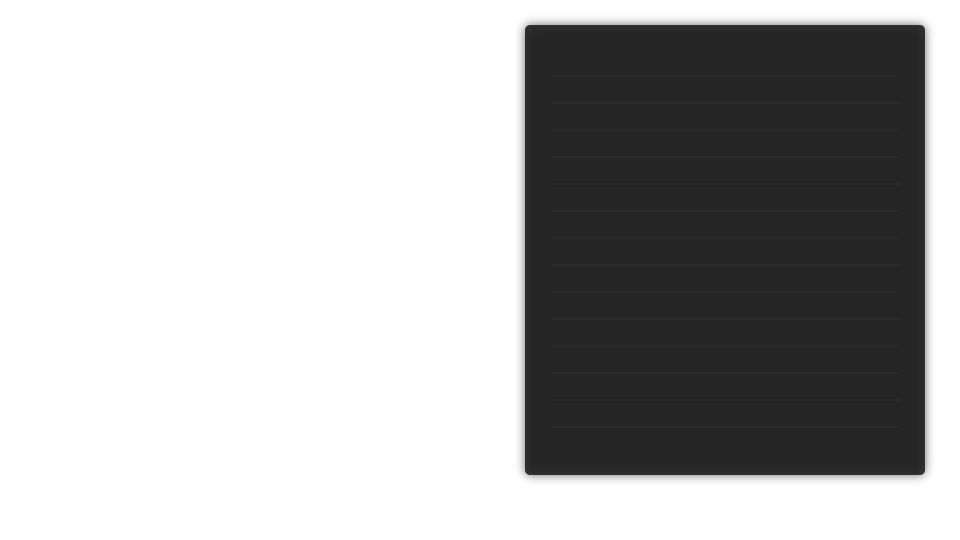
#> input picture _inc/other/gamelist-panel-dark.png, 1920 x 1080 px (shown at 1/2 size); its folder holds 3 pictures in this run
$ python make_gamelist_panels.py
#> lines starting #> are read from the running program, lines starting #| are printed output that depends on the picture
#!/usr/bin/env python3
"""Generate the game list panel images for every supported number of rows.

The game list panel ("gamelist-panel-<scheme>.png") has the row separators baked in. They match a
text list of 15 rows, so the number of rows cannot change without redrawing them. This script takes
that panel as the master image, erases its separators and draws new ones for each supported number
of rows, in both the default layout and the swapped one ("Game List Position" set to "Left"):

  - _inc/other/gamelist-rows/<rows>/gamelist-panel-<scheme>.png       (list on the right)
  - _inc/other/gamelist-rows/<rows>/gamelist-panel-<scheme>-left.png  (shifted -960 px)

The separators are placed on the row boundaries of the "gamelist" text list (see
"gamelist-textlist.xml"): it starts at y = 0.09 and is 0.7519 high, relative to the screen height.

Run it again whenever the master panels change, or when a value is added to GAMELIST_ROWS (which
must be kept in sync with the "gamelist-rows" subset in "theme-config.xml").
"""
from pathlib import Path

from PIL import Image

OTHER = Path(__file__).parent.parent / "_inc" / "other"
OUTPUT = OTHER / "gamelist-rows"
WIDTH, HEIGHT = 1920, 1080
SCHEMES = ("dark", "light")
# Odd numbers only: the text list centers the selected row, so even numbers would show half rows.
GAMELIST_ROWS = (7, 9, 11, 13, 15, 17, 19, 21)

# Geometry of the "gamelist" text list, in pixels of the 1920x1080 panel.
LIST_TOP = 0.09 * HEIGHT
LIST_HEIGHT = 0.7519 * HEIGHT
# Horizontal extent and thickness of the separators drawn in the master panel.
SEPARATOR_LEFT, SEPARATOR_RIGHT = 1104, 1799
SEPARATOR_THICKNESS = 2
# Column used to find the separators of the master panel, and range of rows where they are.
PROBE_X = SEPARATOR_LEFT
PROBE_TOP, PROBE_BOTTOM = int(LIST_TOP) + 5, int(LIST_TOP + LIST_HEIGHT) + 5


def find_separator_rows(img: Image.Image) -> tuple[list[int], tuple, tuple]:
    """Return the rows covered by separators, the panel color and the separator color."""
    background = img.getpixel((PROBE_X, PROBE_TOP))
    rows = [y for y in range(PROBE_TOP, PROBE_BOTTOM) if img.getpixel((PROBE_X, y)) != background]
    if not rows:
        raise ValueError("no separator found in the master panel")
    return rows, background, img.getpixel((PROBE_X, rows[0]))


def fill_rows(img: Image.Image, rows: list[int], color: tuple) -> None:
    """Paint the given rows of the separators area with a solid color."""
    for y in rows:
        img.paste(color, (SEPARATOR_LEFT, y, SEPARATOR_RIGHT, y + 1))


def separator_rows(rows_count: int) -> list[int]:
    """Return the pixel rows of the separators between the rows of the list."""
    row_height = LIST_HEIGHT / rows_count
    rows = []
    for index in range(1, rows_count):
        top = round(LIST_TOP + index * row_height)
        rows.extend(range(top, top + SEPARATOR_THICKNESS))
    return rows


def shift_left(img: Image.Image) -> Image.Image:
    """Move the panel to the left half of the screen."""
    dx = WIDTH // 2
    if img.crop((0, 0, dx, HEIGHT)).getchannel("A").getbbox() is not None:
        raise ValueError("panel content would be cut off by the shift")
    out = Image.new("RGBA", (WIDTH, HEIGHT), (0, 0, 0, 0))
    out.paste(img, (-dx, 0))
    return out


def main() -> None:
    """Generate the panels of every color scheme and number of rows."""
    for scheme in SCHEMES:
        master = Image.open(OTHER / f"gamelist-panel-{scheme}.png").convert("RGBA")
#> master is the input picture: PIL image 1920x1080 RGBA; mean R, G, B, A 8.9, 8.9, 8.9, 84.2
        old_rows, background, separator = find_separator_rows(master)
#> in find_separator_rows, `background = img.getpixel((PROBE_X, PROBE_TOP))`: background = (24, 24, 24, 240)
#> in find_separator_rows, `rows = [y for y in range(PROBE_TOP, PROBE_BOTTOM) if img.getpixel((PRO..`: rows = 28 values from 151 to 854
#> old_rows = 28 values from 151 to 854; background = (24, 24, 24, 240); separator = (37, 37, 37, 243)
        blank = master.copy()
        fill_rows(blank, old_rows, background)
#> the loop in fill_rows, `for y in rows:` made 28 passes
#> y on passes 1 to 12: 151, 152, 205, 206, 259, 260, 313, 314, 367, 368, 421, 422
        for rows_count in GAMELIST_ROWS:
            panel = blank.copy()
            fill_rows(panel, separator_rows(rows_count), separator)
            folder = OUTPUT / str(rows_count)
            folder.mkdir(parents=True, exist_ok=True)
            panel.save(folder / f"gamelist-panel-{scheme}.png", optimize=True)
            shift_left(panel).save(folder / f"gamelist-panel-{scheme}-left.png", optimize=True)
#> this loop made 8 passes
#> pass 1, in main, `shift_left(panel).save(folder / f"gamelist-panel-{scheme}-left.png", o..`:
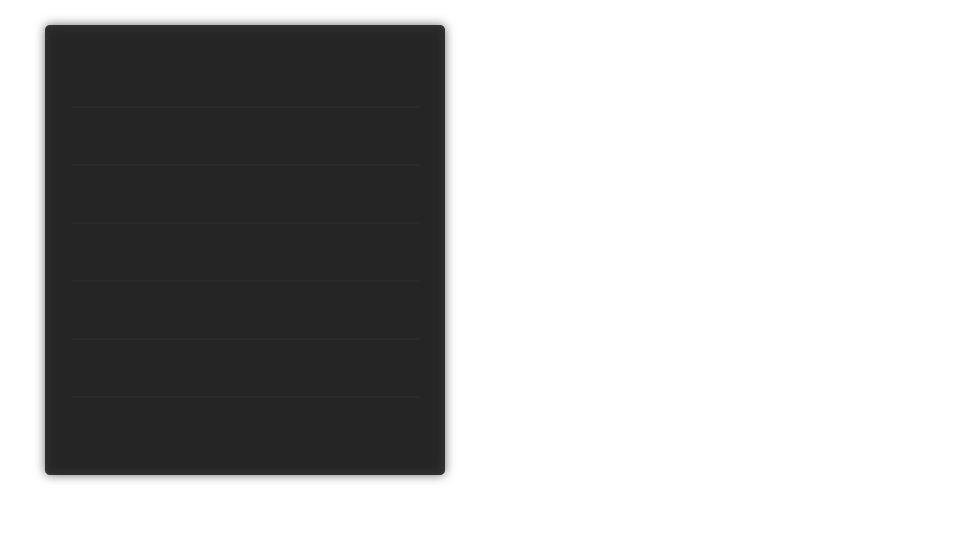
#> saved as gamelist-panel-dark-left.png: PIL image 1920x1080 RGBA (shown at 1/2 size); mean R, G, B, A 8.8, 8.8, 8.8, 84.2; transparent parts drawn white


if __name__ == "__main__":
#> (the run stopped early here; a loop or call above may not have finished)
